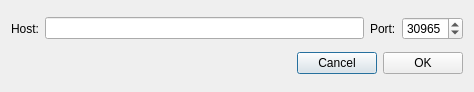
<?xml version="1.0" encoding="UTF-8"?>
<ui version="4.0">
 <class>NewNodeDialog</class>
 <widget class="QDialog" name="NewNodeDialog">
  <property name="windowModality">
   <enum>Qt::ApplicationModal</enum>
  </property>
  <property name="geometry">
   <rect>
    <x>0</x>
    <y>0</y>
    <width>474</width>
    <height>92</height>
   </rect>
  </property>
  <property name="windowTitle">
   <string>New remote node</string>
  </property>
  <layout class="QVBoxLayout" name="verticalLayout">
   <item>
    <layout class="QHBoxLayout" name="horizontalLayout">
     <item>
      <widget class="QLabel" name="label">
       <property name="text">
        <string>Host:</string>
       </property>
      </widget>
     </item>
     <item>
      <widget class="QLineEdit" name="m_hostEdit"/>
     </item>
     <item>
      <widget class="QLabel" name="label_2">
       <property name="text">
        <string>Port:</string>
       </property>
      </widget>
     </item>
     <item>
      <widget class="QSpinBox" name="m_portSpin">
       <property name="minimum">
        <number>1</number>
       </property>
       <property name="maximum">
        <number>65535</number>
       </property>
       <property name="value">
        <number>30965</number>
       </property>
      </widget>
     </item>
    </layout>
   </item>
   <item>
    <layout class="QHBoxLayout" name="horizontalLayout_2">
     <item>
      <spacer name="horizontalSpacer">
       <property name="orientation">
        <enum>Qt::Horizontal</enum>
       </property>
       <property name="sizeHint" stdset="0">
        <size>
         <width>40</width>
         <height>20</height>
        </size>
       </property>
      </spacer>
     </item>
     <item>
      <widget class="QPushButton" name="m_cancelButton">
       <property name="text">
        <string>Cancel</string>
       </property>
      </widget>
     </item>
     <item>
      <widget class="QPushButton" name="m_okButton">
       <property name="text">
        <string>OK</string>
       </property>
      </widget>
     </item>
    </layout>
   </item>
  </layout>
 </widget>
 <resources/>
 <connections>
  <connection>
   <sender>m_okButton</sender>
   <signal>clicked()</signal>
   <receiver>NewNodeDialog</receiver>
   <slot>accept()</slot>
   <hints>
    <hint type="sourcelabel">
     <x>500</x>
     <y>62</y>
    </hint>
    <hint type="destinationlabel">
     <x>276</x>
     <y>44</y>
    </hint>
   </hints>
  </connection>
  <connection>
   <sender>m_cancelButton</sender>
   <signal>clicked()</signal>
   <receiver>NewNodeDialog</receiver>
   <slot>reject()</slot>
   <hints>
    <hint type="sourcelabel">
     <x>417</x>
     <y>62</y>
    </hint>
    <hint type="destinationlabel">
     <x>276</x>
     <y>44</y>
    </hint>
   </hints>
  </connection>
 </connections>
</ui>
